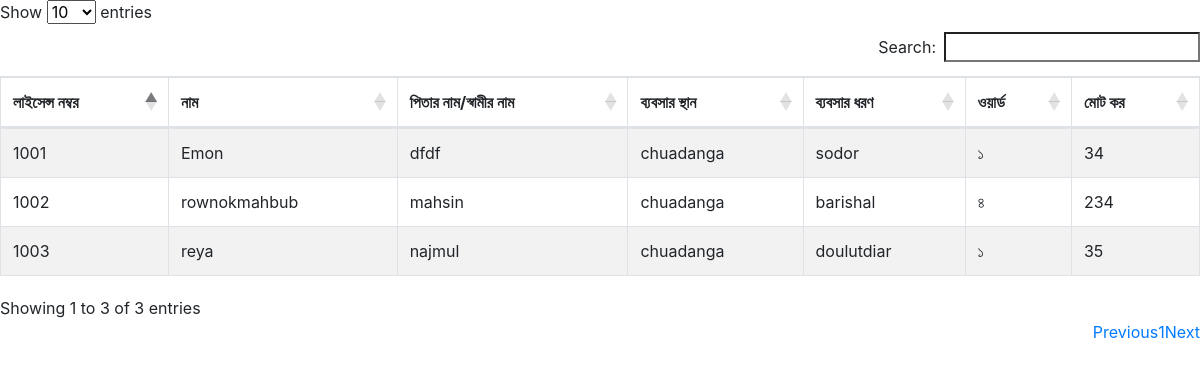
The page /banijjik.php on the database its author committed.
### tables this page shows
CREATE TABLE `tadeentry` (
  `licence_no` int(11) NOT NULL,
  `name` varchar(255) NOT NULL,
  `father_husband` varchar(255) NOT NULL,
  `mother_name` varchar(255) NOT NULL,
  `word` varchar(255) NOT NULL,
  `voterid` varchar(255) NOT NULL,
  `kor` varchar(255) NOT NULL,
  `messars` varchar(255) NOT NULL,
  `babshardhoron` varchar(255) NOT NULL
);

### banijjik.php (the view, shortened to what this page needs)
<?php
    include '_dbconnect.php';
?>
<!DOCTYPE html>
<html lang="en">
<head>
    <link rel="stylesheet" href="https://cdnjs.cloudflare.com/ajax/libs/twitter-bootstrap/4.5.2/css/bootstrap.css">
    <link rel="stylesheet" href="https://cdn.datatables.net/1.10.23/css/dataTables.bootstrap4.min.css">
</head>
<body>
    <table id="example" class="table table-striped table-bordered" style="width:100%">
        <thead>
            <tr>
            <th>লাইসেন্স নম্বর</th>
            <th>নাম</th>
            <th>পিতার নাম/স্বামীর নাম</th>
            <th>ব্যবসার স্থান</th>
            <th>ব্যবসার ধরণ</th>
            <th>ওয়ার্ড</th>
            <th>মোট কর</th>
            </tr>
        </thead>
        <tbody>
            <?php
                 $query = "SELECT * FROM tadeentry  ";
                $all_data = mysqli_query($con, $query);
                while($row = mysqli_fetch_array($all_data)){
                    ?>
                        <tr>
                        <td><?= $row['licence_no'] ?></td>
              <td><?= $row['name'] ?></td>
              <td><?= $row['father_husband'] ?></td>
              <td><?= $row['messars'] ?></td>
              <td><?= $row['babshardhoron'] ?></td>
              <td><?= $row['word'] ?></td>
              <td><?= $row['kor'] ?></td>
                        </tr>
                    <?php
                }
            ?>
        </tbody>
    </table>
</body>
</html>

### rows shown on the page
tadeentry: licence_no "1001", name "Emon", father_husband "dfdf", messars "chuadanga", babshardhoron "sodor", word "১", kor "34"
tadeentry: licence_no "1002", name "rownokmahbub", father_husband "mahsin", messars "chuadanga", babshardhoron "barishal", word "৪", kor "234"
tadeentry: licence_no "1003", name "reya", father_husband "najmul", messars "chuadanga", babshardhoron "doulutdiar", word "১", kor "35"
